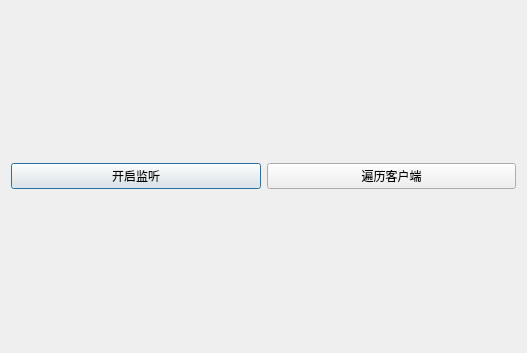
<?xml version="1.0" encoding="UTF-8"?>
<ui version="4.0">
 <class>Dialog</class>
 <widget class="QDialog" name="Dialog">
  <property name="geometry">
   <rect>
    <x>0</x>
    <y>0</y>
    <width>527</width>
    <height>353</height>
   </rect>
  </property>
  <property name="windowTitle">
   <string>Dialog</string>
  </property>
  <layout class="QVBoxLayout" name="verticalLayout">
   <item>
    <layout class="QHBoxLayout" name="horizontalLayout">
     <item>
      <widget class="QPushButton" name="btnListen">
       <property name="text">
        <string>开启监听</string>
       </property>
      </widget>
     </item>
     <item>
      <widget class="QPushButton" name="btnListen_2">
       <property name="text">
        <string>遍历客户端</string>
       </property>
      </widget>
     </item>
    </layout>
   </item>
  </layout>
 </widget>
 <resources/>
 <connections/>
</ui>
